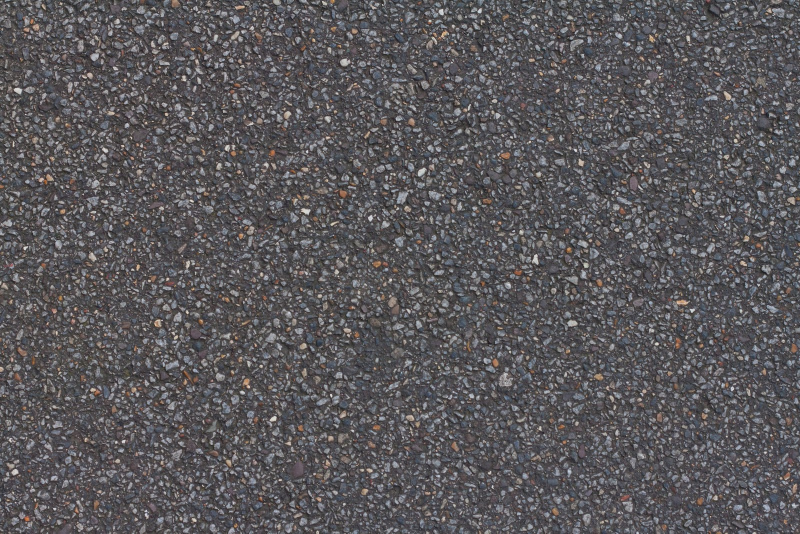
#> input picture texture/Asphalt.jpg, 1600 x 1067 px (shown at 1/2 size)
$ python GLCM_compare.py   (older library calls are emulated)
#> lines starting #> are read from the running program, lines starting #| are printed output that depends on the picture
import matplotlib.pyplot as plt

from skimage.feature import greycomatrix, greycoprops
from skimage import data

import cv2


PATCH_SIZE = 375

# open the camera image
Asphalt = cv2.imread('Asphalt.jpg')
#> Asphalt is the input picture: shape (1067, 1600, 3); mean B, G, R 90, 87.3, 89.8
Asphalt = cv2.cvtColor(Asphalt,cv2.COLOR_BGR2GRAY)
#> Asphalt: shape (1067, 1600)

# select some patches from Asphalt areas of the image
Asphalt_locations = [(0, 0)]
Asphalt_patches = []
for loc in Asphalt_locations:
    Asphalt_patches.append(Asphalt[loc[0]:loc[0] + PATCH_SIZE,
                               loc[1]:loc[1] + PATCH_SIZE])
#> after the loop, Asphalt_patches = 1 item


# open the camera image
concrete = cv2.imread('concrete.jpg')
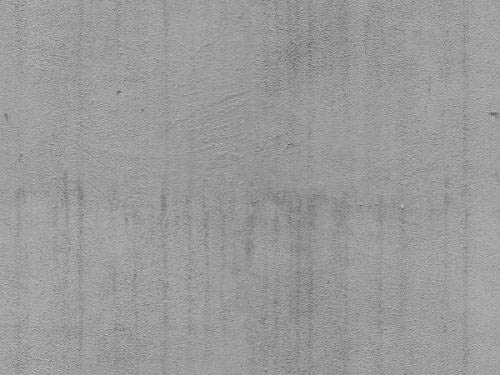
#> input picture texture/concrete.jpg, 500 x 375 px
#> concrete is the input picture: shape (375, 500, 3); mean B, G, R 152.5, 154.5, 155.5
concrete = cv2.cvtColor(concrete,cv2.COLOR_BGR2GRAY)
#> concrete: shape (375, 500)

# select some patches from concrete areas of the image
concrete_locations = [(0, 0)]
concrete_patches = []
for loc in concrete_locations:
    concrete_patches.append(concrete[loc[0]:loc[0] + PATCH_SIZE,
                               loc[1]:loc[1] + PATCH_SIZE])
#> after the loop, concrete_patches = 1 item


# open the camera image
gravel= cv2.imread('gravel.jpg')
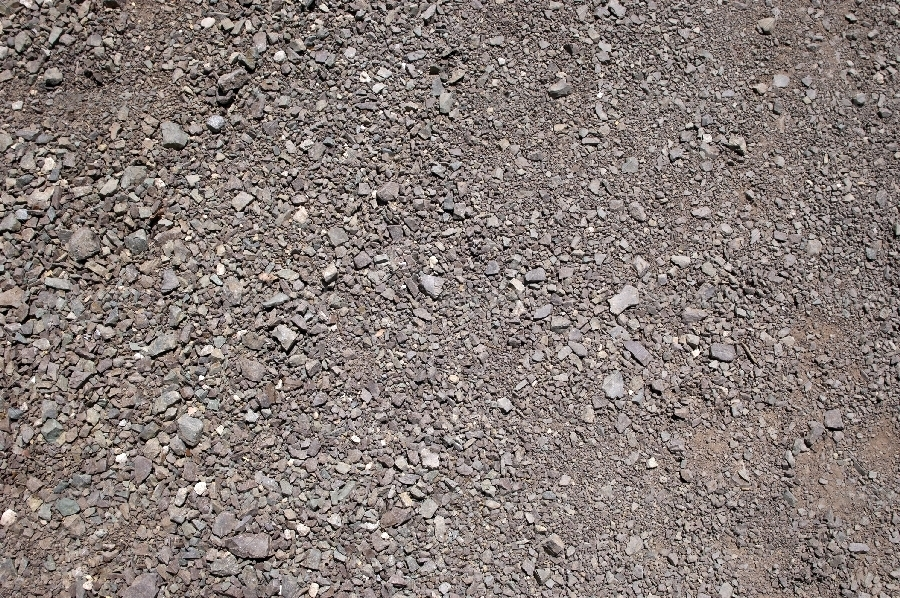
#> input picture texture/gravel.jpg, 900 x 598 px
#> gravel is the input picture: shape (598, 900, 3); mean B, G, R 119.7, 123.7, 134.8
gravel = cv2.cvtColor(gravel,cv2.COLOR_BGR2GRAY)
#> gravel: shape (598, 900)

# select some patches from gravel areas of the image
gravel_locations = [(0, 0)]
gravel_patches = []
for loc in gravel_locations:
    gravel_patches.append(gravel[loc[0]:loc[0] + PATCH_SIZE,
                               loc[1]:loc[1] + PATCH_SIZE])
#> after the loop, gravel_patches = 1 item


# open the camera image
sand= cv2.imread('sand.jpg')
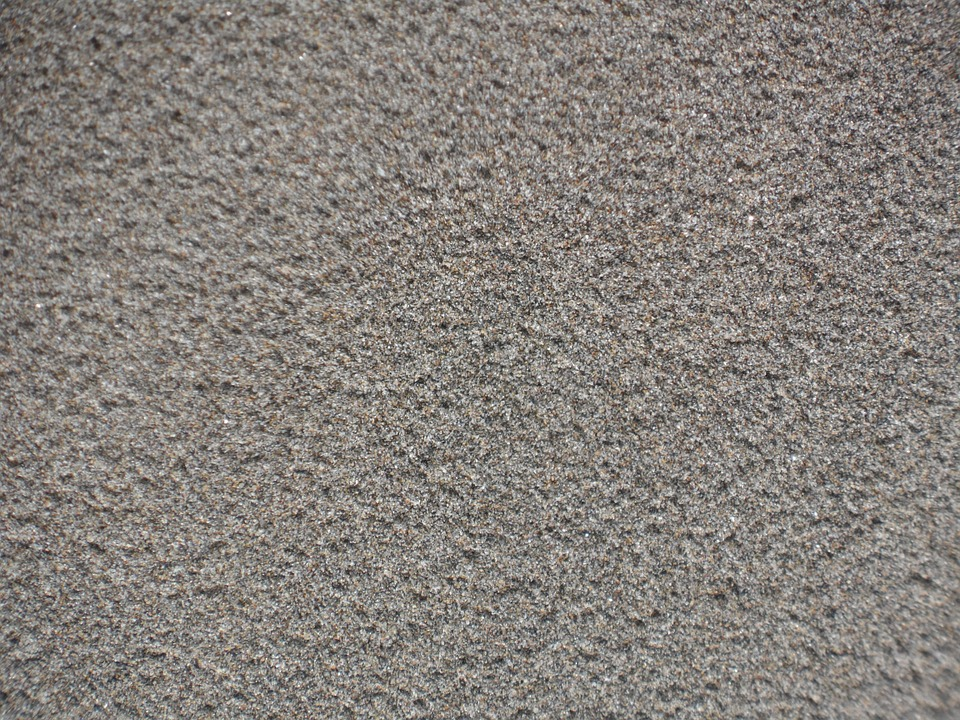
#> input picture texture/sand.jpg, 960 x 720 px
#> sand is the input picture: shape (720, 960, 3); mean B, G, R 123.1, 128.5, 134.2
sand = cv2.cvtColor(sand,cv2.COLOR_BGR2GRAY)
#> sand: shape (720, 960)

# select some patches from sand areas of the image
sand_locations = [(0, 0)]
sand_patches = []
for loc in sand_locations:
    sand_patches.append(sand[loc[0]:loc[0] + PATCH_SIZE,
                               loc[1]:loc[1] + PATCH_SIZE])
#> after the loop, sand_patches = 1 item


# compute some GLCM properties each patch
xs = []
ys = []
for patch in (Asphalt_patches + concrete_patches + gravel_patches + sand_patches):
    glcm = greycomatrix(patch, [5], [0], 256, symmetric=True, normed=True)
    xs.append(greycoprops(glcm, 'dissimilarity')[0, 0])
    ys.append(greycoprops(glcm, 'correlation')[0, 0])
#> this loop made 4 passes
#> after the loop, xs = [32.12, 8.25, 58.67, 26.34]; ys = [0.149, 0.273, 0.109, 0.246]

# create the figure
fig = plt.figure(figsize=(8, 8))

# [18 lines of commented-out code are left out]
ax = fig.add_subplot(3, 1, 1)
ax.plot(xs[0], ys[0], 'go',
        label='Asphalt')
ax.plot(xs[1], ys[1], 'bo',
        label='concrete')
ax.plot(xs[2], ys[2], 'ro',
        label='gravel')
ax.plot(xs[3], ys[3], 'yo',
        label='sand')
ax.set_xlabel('GLCM Dissimilarity')
ax.set_ylabel('GLCM Correlation')
ax.legend()

# display the image patches
for i,patch in enumerate(Asphalt_patches + concrete_patches + gravel_patches + sand_patches):
  ax = fig.add_subplot(3, 4, i+5)
  ax.imshow(patch, cmap=plt.cm.gray, interpolation='nearest',vmin=0, vmax=255)
# [19 lines of commented-out code are left out]
fig.suptitle('Grey level co-occurrence matrix features', fontsize=14)
plt.show()
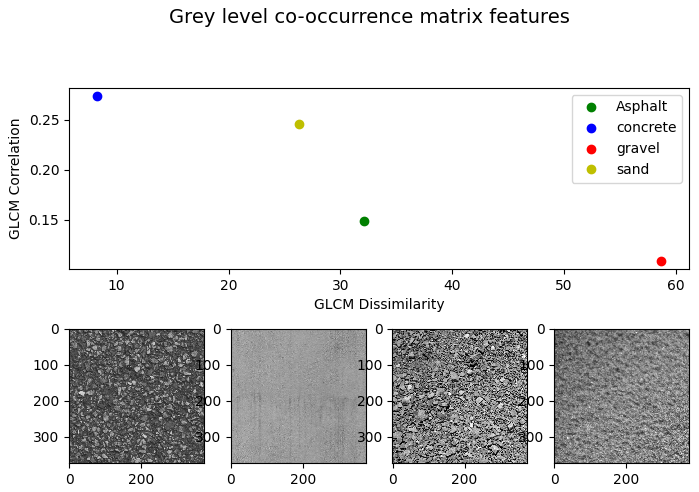
#> figure drawn by matplotlib, 5 panels
